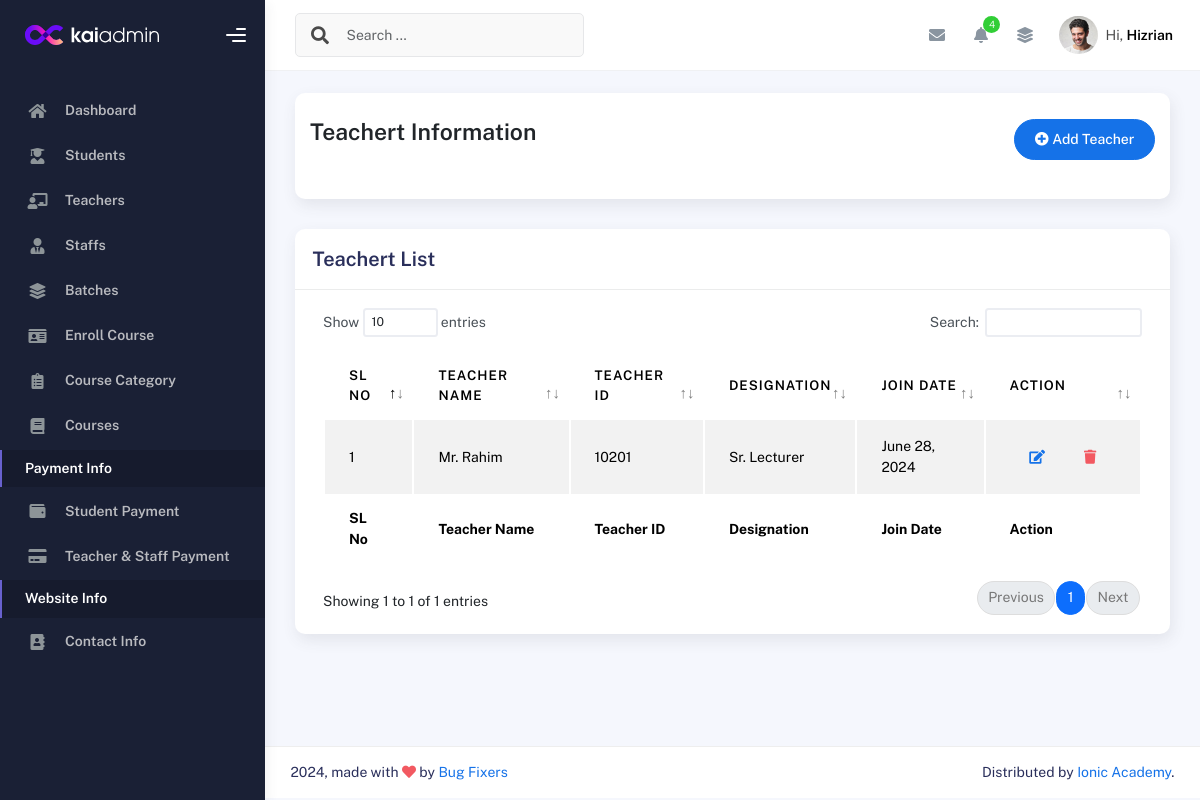
/teacherlist/ (signed in), run on an earlier commit of the app's database.
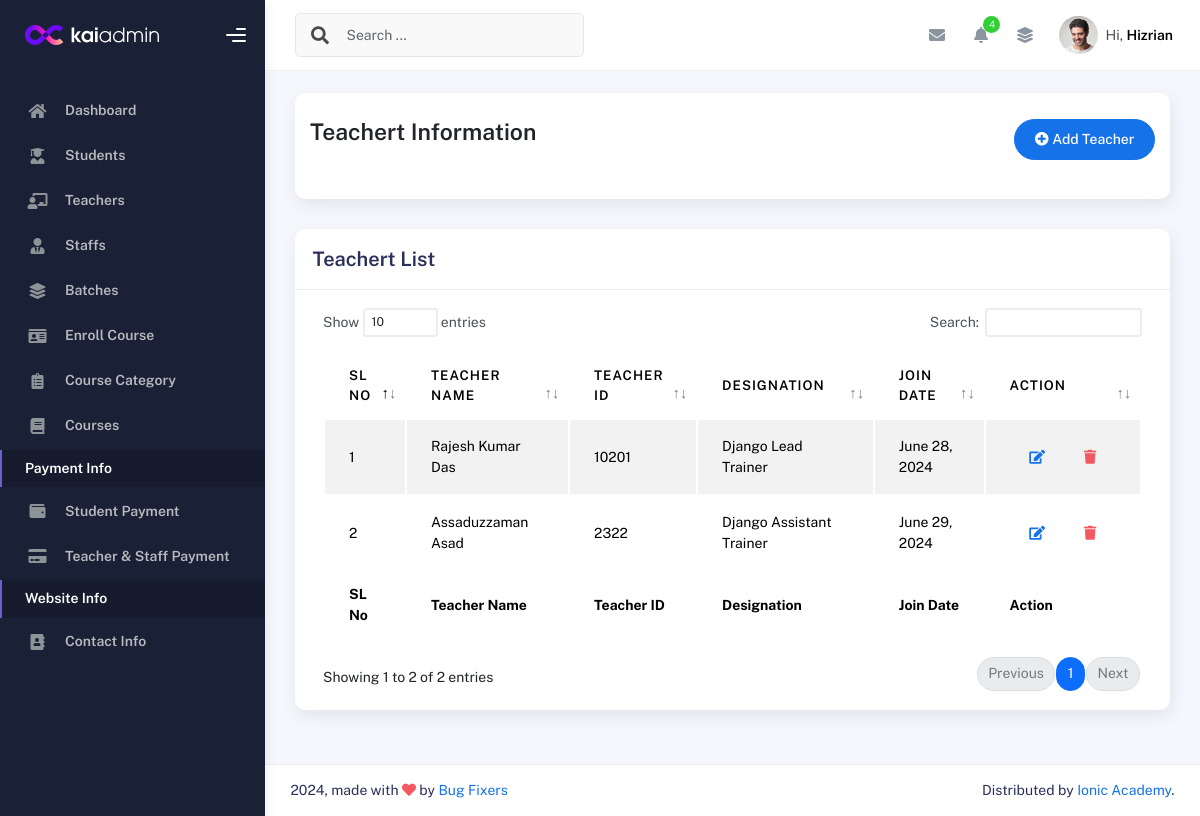
And on a later commit of the database.
### IMSapp/models.py (models this page shows)
class TeacherModel(models.Model):
    Imsuser = models.OneToOneField(IMSUserModel,on_delete=models.CASCADE,related_name='teacherinfo',null=True)
    EmployID=models.CharField(max_length=100,null=True)
    TeacherName=models.CharField(max_length=100,null=True)
    Designation=models.CharField(max_length=100,null=True)
    Skills=models.CharField(max_length=100,null=True)
    LinkedInLink =models.CharField(max_length=150,null=True)
    GithubLink =models.CharField(max_length=150,null=True)
    FacebookLink =models.CharField(max_length=150,null=True)
    JoinDate = models.DateField(auto_now_add=True,null=True)
    TeacherPhoto=models.ImageField(upload_to='media/teacherphoto',null=True)

### IMSapp/teacherviews.py (the view)
# urls.py: path('teacherlist/',teacherlist,name="teacherlist"),
@login_required
def teacherlist(request):
    teacherdata = TeacherModel.objects.all()
    return render(request,'teachers/teacherlist.html',{'teacherdata':teacherdata})

### IMSapp/templates/teachers/teacherlist.html (shortened to what this page needs)
{% extends 'profilemaster/master.html' %}
{% block content %}
<div class="col-sm-12 col-md-12">
    <div class="card card-stats card-round">
        <div class="card-body">
            <div class="d-flex align-items-left align-items-md-center flex-column flex-md-row pt-2 pb-4">
                <div>
                    <h3 class="fw-bold mb-3">Teachert Information</h3>
                </div>
                <div class="ms-md-auto py-2 py-md-0">
                    <a href="{% url 'addteacher' %}" class="btn btn-primary btn-round"><i class="fas fa-plus-circle"></i> Add Teacher</a>
                </div>
            </div>
        </div>
    </div>
</div>
<div class="col-md-12">
    <div class="card">
      <div class="card-header">
        <h4 class="card-title">Teachert List</h4>
      </div>
      <div class="card-body">
        <div class="table-responsive">
          <table id="basic-datatables" class="display table table-striped table-hover">
            <thead>
              <tr>
                <th>SL No</th>
                <th>Teacher Name</th>
                <th>Teacher ID</th>
                <th>Designation</th>
                <th>Join Date</th>
                <th>Action</th>
              </tr>
            </thead>
            <tfoot>
              <tr>
                <th>SL No</th>
                <th>Teacher Name</th>
                <th>Teacher ID</th>
                <th>Designation</th>
                <th>Join Date</th>
                <th>Action</th>
              </tr>
            </tfoot>
            <tbody>
              {% for i in teacherdata %}
              <tr>
                <td>{{forloop.counter}}</td>
                <td>{{i.TeacherName}}</td>
                <td>{{i.EmployID}}</td>
                <td>{{i.Designation}}</td>
                <td>{{i.JoinDate}}</td>
                  <td>
                    <div class="form-button-action">
                      <a href="{% url 'editteacher' i.id %}" class="btn btn-link btn-primary btn-md">
                        <i class="fa fa-edit"></i>
                      </a>
                      <a href="{% url 'deleteteacher' i.id %}" class="btn btn-link btn-danger btn-md">
                        <i class="fa fa-trash"></i>
                      </a>
                    </div>
                  </td>
              </tr>
              {% endfor %}
            </tbody>
          </table>
        </div>
      </div>
    </div>
  </div>
{% endblock content %}

What changed in the data, as far as the page shows it:
changed TeacherModel: TeacherName "Mr. Rahim" → "Rajesh Kumar Das"; Designation "Sr. Lecturer" → "Django Lead Trainer"
added TeacherModel: TeacherName "Assaduzzaman Asad", EmployID "2322", Designation "Django Assistant Trainer", JoinDate "June 29, 2024"
Also different on the page:
text written by a page script: "Show entries Search: Showing 1 to 1 of 1 entries Previous 1 Next" → "Show entries Search: Showing 1 to 2 of 2 entries Previous 1 Next"
